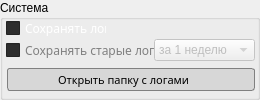
             <widget class="QGroupBox" name="box_CfgSystem">
              <property name="geometry">
               <rect>
                <x>10</x>
                <y>305</y>
                <width>260</width>
                <height>100</height>
               </rect>
              </property>
              <property name="title">
               <string>Система</string>
              </property>
              <widget class="QCheckBox" name="ckb_ToggleLogs">
               <property name="geometry">
                <rect>
                 <x>6</x>
                 <y>20</y>
                 <width>101</width>
                 <height>17</height>
                </rect>
               </property>
               <property name="palette">
                <palette>
                 <active>
                  <colorrole role="WindowText">
                   <brush brushstyle="SolidPattern">
                    <color alpha="255">
                     <red>255</red>
                     <green>255</green>
                     <blue>255</blue>
                    </color>
                   </brush>
                  </colorrole>
                  <colorrole role="Button">
                   <brush brushstyle="SolidPattern">
                    <color alpha="255">
                     <red>45</red>
                     <green>45</green>
                     <blue>45</blue>
                    </color>
                   </brush>
                  </colorrole>
                  <colorrole role="Text">
                   <brush brushstyle="SolidPattern">
                    <color alpha="255">
                     <red>255</red>
                     <green>255</green>
                     <blue>255</blue>
                    </color>
                   </brush>
                  </colorrole>
                  <colorrole role="ButtonText">
                   <brush brushstyle="SolidPattern">
                    <color alpha="255">
                     <red>255</red>
                     <green>255</green>
                     <blue>255</blue>
                    </color>
                   </brush>
                  </colorrole>
                  <colorrole role="Base">
                   <brush brushstyle="SolidPattern">
                    <color alpha="255">
                     <red>45</red>
                     <green>45</green>
                     <blue>45</blue>
                    </color>
                   </brush>
                  </colorrole>
                  <colorrole role="Window">
                   <brush brushstyle="SolidPattern">
                    <color alpha="255">
                     <red>45</red>
                     <green>45</green>
                     <blue>45</blue>
                    </color>
                   </brush>
                  </colorrole>
                  <colorrole role="PlaceholderText">
                   <brush brushstyle="NoBrush">
                    <color alpha="128">
                     <red>255</red>
                     <green>255</green>
                     <blue>255</blue>
                    </color>
                   </brush>
                  </colorrole>
                 </active>
                 <inactive>
                  <colorrole role="WindowText">
                   <brush brushstyle="SolidPattern">
                    <color alpha="255">
                     <red>255</red>
                     <green>255</green>
                     <blue>255</blue>
                    </color>
                   </brush>
                  </colorrole>
                  <colorrole role="Button">
                   <brush brushstyle="SolidPattern">
                    <color alpha="255">
                     <red>45</red>
                     <green>45</green>
                     <blue>45</blue>
                    </color>
                   </brush>
                  </colorrole>
                  <colorrole role="Text">
                   <brush brushstyle="SolidPattern">
                    <color alpha="255">
                     <red>255</red>
                     <green>255</green>
                     <blue>255</blue>
                    </color>
                   </brush>
                  </colorrole>
                  <colorrole role="ButtonText">
                   <brush brushstyle="SolidPattern">
                    <color alpha="255">
                     <red>255</red>
                     <green>255</green>
                     <blue>255</blue>
                    </color>
                   </brush>
                  </colorrole>
                  <colorrole role="Base">
                   <brush brushstyle="SolidPattern">
                    <color alpha="255">
                     <red>45</red>
                     <green>45</green>
                     <blue>45</blue>
                    </color>
                   </brush>
                  </colorrole>
                  <colorrole role="Window">
                   <brush brushstyle="SolidPattern">
                    <color alpha="255">
                     <red>45</red>
                     <green>45</green>
                     <blue>45</blue>
                    </color>
                   </brush>
                  </colorrole>
                  <colorrole role="PlaceholderText">
                   <brush brushstyle="NoBrush">
                    <color alpha="128">
                     <red>255</red>
                     <green>255</green>
                     <blue>255</blue>
                    </color>
                   </brush>
                  </colorrole>
                 </inactive>
                 <disabled>
                  <colorrole role="WindowText">
                   <brush brushstyle="SolidPattern">
                    <color alpha="255">
                     <red>128</red>
                     <green>128</green>
                     <blue>128</blue>
                    </color>
                   </brush>
                  </colorrole>
                  <colorrole role="Button">
                   <brush brushstyle="SolidPattern">
                    <color alpha="255">
                     <red>45</red>
                     <green>45</green>
                     <blue>45</blue>
                    </color>
                   </brush>
                  </colorrole>
                  <colorrole role="Text">
                   <brush brushstyle="SolidPattern">
                    <color alpha="255">
                     <red>128</red>
                     <green>128</green>
                     <blue>128</blue>
                    </color>
                   </brush>
                  </colorrole>
                  <colorrole role="ButtonText">
                   <brush brushstyle="SolidPattern">
                    <color alpha="255">
                     <red>128</red>
                     <green>128</green>
                     <blue>128</blue>
                    </color>
                   </brush>
                  </colorrole>
                  <colorrole role="Base">
                   <brush brushstyle="SolidPattern">
                    <color alpha="255">
                     <red>45</red>
                     <green>45</green>
                     <blue>45</blue>
                    </color>
                   </brush>
                  </colorrole>
                  <colorrole role="Window">
                   <brush brushstyle="SolidPattern">
                    <color alpha="255">
                     <red>45</red>
                     <green>45</green>
                     <blue>45</blue>
                    </color>
                   </brush>
                  </colorrole>
                  <colorrole role="PlaceholderText">
                   <brush brushstyle="NoBrush">
                    <color alpha="128">
                     <red>255</red>
                     <green>255</green>
                     <blue>255</blue>
                    </color>
                   </brush>
                  </colorrole>
                 </disabled>
                </palette>
               </property>
               <property name="font">
                <font>
                 <family>Segoe UI Semilight</family>
                 <pointsize>9</pointsize>
                 <weight>50</weight>
                 <italic>false</italic>
                 <bold>false</bold>
                </font>
               </property>
               <property name="toolTip">
                <string>Не рекомендуем отключать эту опцию</string>
               </property>
               <property name="toolTipDuration">
                <number>0</number>
               </property>
               <property name="text">
                <string>Сохранять лог</string>
               </property>
              </widget>
              <widget class="QCheckBox" name="ckb_ToggleLogsArch">
               <property name="enabled">
                <bool>false</bool>
               </property>
               <property name="geometry">
                <rect>
                 <x>6</x>
                 <y>42</y>
                 <width>151</width>
                 <height>17</height>
                </rect>
               </property>
               <property name="palette">
                <palette>
                 <active>
                  <colorrole role="WindowText">
                   <brush brushstyle="SolidPattern">
                    <color alpha="255">
                     <red>255</red>
                     <green>255</green>
                     <blue>255</blue>
                    </color>
                   </brush>
                  </colorrole>
                  <colorrole role="Button">
                   <brush brushstyle="SolidPattern">
                    <color alpha="255">
                     <red>45</red>
                     <green>45</green>
                     <blue>45</blue>
                    </color>
                   </brush>
                  </colorrole>
                  <colorrole role="Text">
                   <brush brushstyle="SolidPattern">
                    <color alpha="255">
                     <red>255</red>
                     <green>255</green>
                     <blue>255</blue>
                    </color>
                   </brush>
                  </colorrole>
                  <colorrole role="ButtonText">
                   <brush brushstyle="SolidPattern">
                    <color alpha="255">
                     <red>255</red>
                     <green>255</green>
                     <blue>255</blue>
                    </color>
                   </brush>
                  </colorrole>
                  <colorrole role="Base">
                   <brush brushstyle="SolidPattern">
                    <color alpha="255">
                     <red>45</red>
                     <green>45</green>
                     <blue>45</blue>
                    </color>
                   </brush>
                  </colorrole>
                  <colorrole role="Window">
                   <brush brushstyle="SolidPattern">
                    <color alpha="255">
                     <red>45</red>
                     <green>45</green>
                     <blue>45</blue>
                    </color>
                   </brush>
                  </colorrole>
                  <colorrole role="ToolTipBase">
                   <brush brushstyle="SolidPattern">
                    <color alpha="255">
                     <red>45</red>
                     <green>45</green>
                     <blue>45</blue>
                    </color>
                   </brush>
                  </colorrole>
                  <colorrole role="ToolTipText">
                   <brush brushstyle="SolidPattern">
                    <color alpha="255">
                     <red>255</red>
                     <green>255</green>
                     <blue>255</blue>
                    </color>
                   </brush>
                  </colorrole>
                  <colorrole role="PlaceholderText">
                   <brush brushstyle="NoBrush">
                    <color alpha="128">
                     <red>128</red>
                     <green>128</green>
                     <blue>128</blue>
                    </color>
                   </brush>
                  </colorrole>
                 </active>
                 <inactive>
                  <colorrole role="WindowText">
                   <brush brushstyle="SolidPattern">
                    <color alpha="255">
                     <red>255</red>
                     <green>255</green>
                     <blue>255</blue>
                    </color>
                   </brush>
                  </colorrole>
                  <colorrole role="Button">
                   <brush brushstyle="SolidPattern">
                    <color alpha="255">
                     <red>45</red>
                     <green>45</green>
                     <blue>45</blue>
                    </color>
                   </brush>
                  </colorrole>
                  <colorrole role="Text">
                   <brush brushstyle="SolidPattern">
                    <color alpha="255">
                     <red>255</red>
                     <green>255</green>
                     <blue>255</blue>
                    </color>
                   </brush>
                  </colorrole>
                  <colorrole role="ButtonText">
                   <brush brushstyle="SolidPattern">
                    <color alpha="255">
                     <red>255</red>
                     <green>255</green>
                     <blue>255</blue>
                    </color>
                   </brush>
                  </colorrole>
                  <colorrole role="Base">
                   <brush brushstyle="SolidPattern">
                    <color alpha="255">
                     <red>45</red>
                     <green>45</green>
                     <blue>45</blue>
                    </color>
                   </brush>
                  </colorrole>
                  <colorrole role="Window">
                   <brush brushstyle="SolidPattern">
                    <color alpha="255">
                     <red>45</red>
                     <green>45</green>
                     <blue>45</blue>
                    </color>
                   </brush>
                  </colorrole>
                  <colorrole role="ToolTipBase">
                   <brush brushstyle="SolidPattern">
                    <color alpha="255">
                     <red>45</red>
                     <green>45</green>
                     <blue>45</blue>
                    </color>
                   </brush>
                  </colorrole>
                  <colorrole role="ToolTipText">
                   <brush brushstyle="SolidPattern">
                    <color alpha="255">
                     <red>255</red>
                     <green>255</green>
                     <blue>255</blue>
                    </color>
                   </brush>
                  </colorrole>
                  <colorrole role="PlaceholderText">
                   <brush brushstyle="NoBrush">
                    <color alpha="128">
                     <red>128</red>
                     <green>128</green>
                     <blue>128</blue>
                    </color>
                   </brush>
                  </colorrole>
                 </inactive>
                 <disabled>
                  <colorrole role="WindowText">
                   <brush brushstyle="SolidPattern">
                    <color alpha="255">
                     <red>128</red>
                     <green>128</green>
                     <blue>128</blue>
                    </color>
                   </brush>
                  </colorrole>
                  <colorrole role="Button">
                   <brush brushstyle="SolidPattern">
                    <color alpha="255">
                     <red>45</red>
                     <green>45</green>
                     <blue>45</blue>
                    </color>
                   </brush>
                  </colorrole>
                  <colorrole role="Text">
                   <brush brushstyle="SolidPattern">
                    <color alpha="255">
                     <red>128</red>
                     <green>128</green>
                     <blue>128</blue>
                    </color>
                   </brush>
                  </colorrole>
                  <colorrole role="ButtonText">
                   <brush brushstyle="SolidPattern">
                    <color alpha="255">
                     <red>128</red>
                     <green>128</green>
                     <blue>128</blue>
                    </color>
                   </brush>
                  </colorrole>
                  <colorrole role="Base">
                   <brush brushstyle="SolidPattern">
                    <color alpha="255">
                     <red>45</red>
                     <green>45</green>
                     <blue>45</blue>
                    </color>
                   </brush>
                  </colorrole>
                  <colorrole role="Window">
                   <brush brushstyle="SolidPattern">
                    <color alpha="255">
                     <red>45</red>
                     <green>45</green>
                     <blue>45</blue>
                    </color>
                   </brush>
                  </colorrole>
                  <colorrole role="ToolTipBase">
                   <brush brushstyle="SolidPattern">
                    <color alpha="255">
                     <red>45</red>
                     <green>45</green>
                     <blue>45</blue>
                    </color>
                   </brush>
                  </colorrole>
                  <colorrole role="ToolTipText">
                   <brush brushstyle="SolidPattern">
                    <color alpha="255">
                     <red>255</red>
                     <green>255</green>
                     <blue>255</blue>
                    </color>
                   </brush>
                  </colorrole>
                  <colorrole role="PlaceholderText">
                   <brush brushstyle="NoBrush">
                    <color alpha="128">
                     <red>128</red>
                     <green>128</green>
                     <blue>128</blue>
                    </color>
                   </brush>
                  </colorrole>
                 </disabled>
                </palette>
               </property>
               <property name="font">
                <font>
                 <family>Segoe UI Semilight</family>
                 <pointsize>9</pointsize>
                 <weight>50</weight>
                 <italic>false</italic>
                 <bold>false</bold>
                </font>
               </property>
               <property name="toolTip">
                <string/>
               </property>
               <property name="toolTipDuration">
                <number>0</number>
               </property>
               <property name="text">
                <string>Сохранять старые логи:</string>
               </property>
              </widget>
              <widget class="QComboBox" name="cbb_LogsArchMode">
               <property name="enabled">
                <bool>false</bool>
               </property>
               <property name="geometry">
                <rect>
                 <x>154</x>
                 <y>39</y>
                 <width>101</width>
                 <height>22</height>
                </rect>
               </property>
               <item>
                <property name="text">
                 <string>за 1 неделю</string>
                </property>
               </item>
               <item>
                <property name="text">
                 <string>за 2 недели</string>
                </property>
               </item>
               <item>
                <property name="text">
                 <string>за месяц</string>
                </property>
               </item>
               <item>
                <property name="text">
                 <string>за 3 месяца</string>
                </property>
               </item>
               <item>
                <property name="text">
                 <string>за 6 месяцев</string>
                </property>
               </item>
               <item>
                <property name="text">
                 <string>за год</string>
                </property>
               </item>
              </widget>
              <widget class="QPushButton" name="btn_OpenLogFolder">
               <property name="enabled">
                <bool>true</bool>
               </property>
               <property name="geometry">
                <rect>
                 <x>7</x>
                 <y>68</y>
                 <width>248</width>
                 <height>23</height>
                </rect>
               </property>
               <property name="font">
                <font>
                 <family>Segoe UI Semibold</family>
                 <pointsize>8</pointsize>
                 <weight>50</weight>
                 <italic>false</italic>
                 <bold>false</bold>
                </font>
               </property>
               <property name="styleSheet">
                <string notr="true">QPushButton {
	color: black;
    background-color: rgb(215, 215, 215);
    border: 1px solid gray;
    border-radius: 3px;
    padding: 1px 18px 1px 3px;
    min-width: 6em;
	font: 8pt &quot;Segoe UI Semibold&quot;;
}

QPushButton:hover {
	color: rgb(30, 30, 30);
	background-color: rgb(226, 226, 226);
}</string>
               </property>
               <property name="text">
                <string>Открыть папку с логами</string>
               </property>
              </widget>
             </widget>
